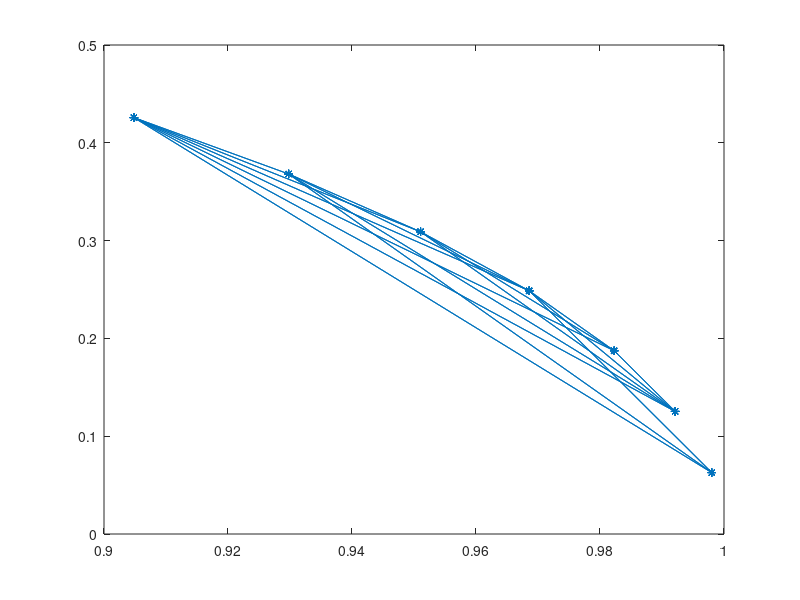
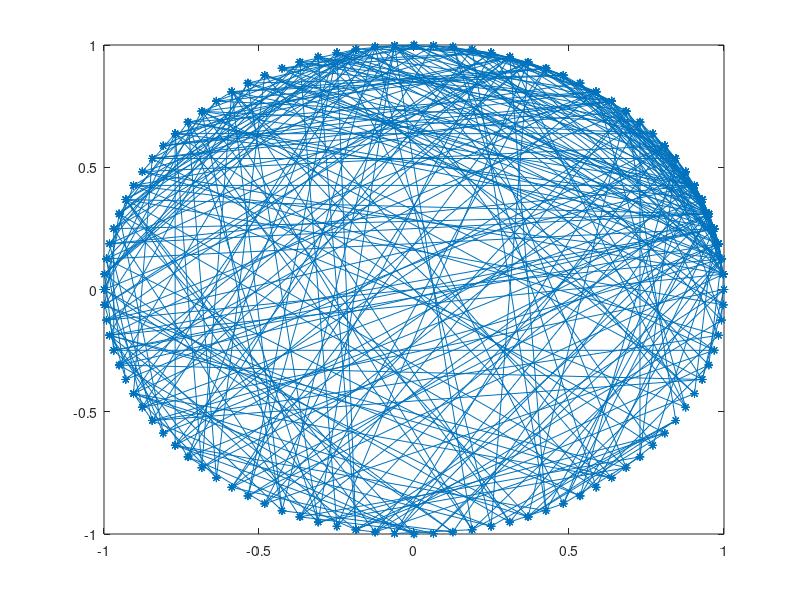

Write the MATLAB code that produced these figures, in order.
%task2
clc
clear all

n = 20;     % number of nodes
c = 2;      %nbr of closest neighbours connected to
p = 0.3;    %prob of connecting shortcut.

nbrEdges = n*c;

%create connection matrix
x = zeros(1, nbrEdges);
y = zeros(1, nbrEdges);
z = ones(1, nbrEdges);
for i = 1:n
    x(i*c-1:i*c) = 1+i:i+ c;
    y(i*c-1:i*c) = i;
end
x = mod(x-1,n) + 1;
A = sparse(x', y', z');

% create circle coordinates
angleStep = 2*pi/n;
k = 1:n;
XY = [cos(angleStep*k); sin(angleStep*k)];

figure(1)
gplot(A, XY')

%make shortcuts
%for each edge maybe place a new edge at random nodes
randNbr = rand(1,nbrEdges);
nbrNewEdges = sum(randNbr < p);
newEdgesXY = zeros(2,nbrNewEdges);
for i = 1:nbrNewEdges;
    newEdgesXY(:,i) = ceil(rand(1,2)*n);
end
A(newEdgesXY(1,:), newEdgesXY(2,:)) = 1;

figure(2)
gplot(A, XY')

%%  task 3
clc
clear all

nFinal = 100;       %nbr of nodes in the end
nInitial = 7;       %nbr of nodes in beginning
p = 0.5;            %randoming out initial condition
m = 4;              %nbr of new modes every time step
nbrTimesteps = floor(nFinal-nInitial);
degree = zeros(1, nFinal);

% create circle coordinates
angleStep = 2*pi/nFinal;
k = 1:nFinal;
XY = [cos(angleStep*k); sin(angleStep*k)];

% initialize configuration
A = sparse(nFinal,nFinal);
x = 1:nInitial;
y = 1:nInitial;
for i = 1:nInitial
    randCoord = (rand(1,nInitial) < p);
    coordX = x(randCoord);
    coordY = y(randCoord);
    A(coordX', coordY') = 1;
end

figure(1)
gplot(A, XY(:, 1:nInitial)', '*-')

% newEdges_x = zeros(1, m*nbrTimesteps);
% newEdges_y = zeros(1, m*nbrTimesteps);
allNewNodes = zeros(2, m*nbrTimesteps);
for i_timestep = 1:nbrTimesteps
    i_timestep

    degree = full(sum(A,2));      %calculate degree
    totalDegree = sum(degree);
    degree = degree/totalDegree;

    %create added degrees for randoming out later on.
    cumulatedDegree = zeros(1,nInitial+(i_timestep-1)*m);
    for i = 1:nInitial+i_timestep;
        cumulatedDegree(i) = sum(degree(1:i));
    end

    %random what nodes to connect the new node to
    i_base = (i_timestep-1)*m;
    randNbr = rand(1,m);
    newNodes = zeros(1,m);
    newNode = 0;
    for i = 1:m
        while find(newNode == newNodes,1)
            newNode = find(cumulatedDegree > rand(1,1), 1);
        end
        newNodes(i) = newNode;
    end

    A(i_timestep + nInitial, newNodes) = 1;
end


figure(2)
gplot(A, XY', '*-')



